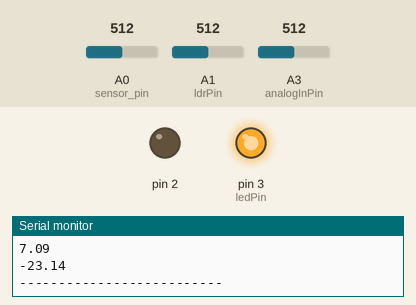
Recording of a sketch running on a simulated Arduino Uno, built with avr-gcc and run on an emulated ATmega328P. On the bench: output pins drawn as LEDs (lit = HIGH), the last lines printed to the serial monitor. The test bench sets the inputs (shaded band); at power-on: A1 (ldrPin) = 512, A0 (sensor_pin) = 512, A3 (analogInPin) = 512.

Above: at 1.2 s.
1.3 s: A1 (ldrPin) set to 211
3.2 s: A1 (ldrPin) set to 184
At 5.2 s:
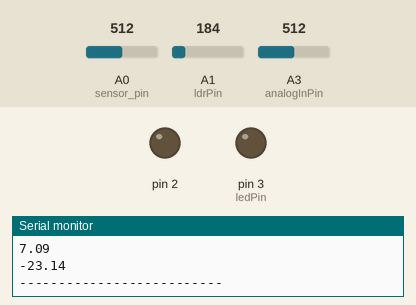
5.5 s: A0 (sensor_pin) set to 452
7.2 s: A0 (sensor_pin) set to 428
At 8.7 s:
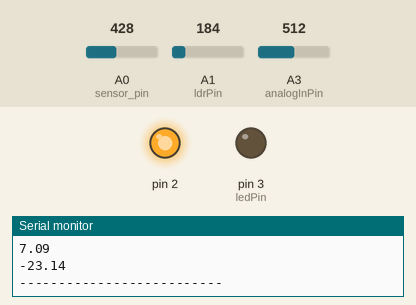
9.5 s: A1 (ldrPin) set to 210
At 10.5 s:
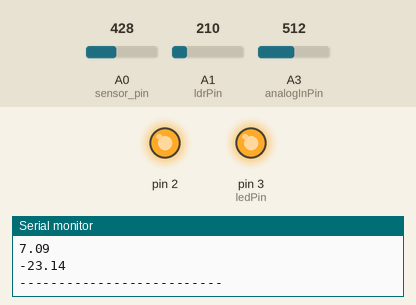
11.5 s: A1 (ldrPin) set to 190
At 13.4 s:
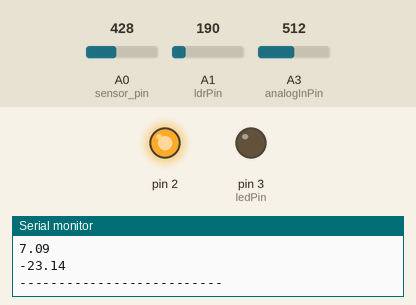
Timing chart, 0 to 14.5 s (numbered marks = the images above; inputs shaded):
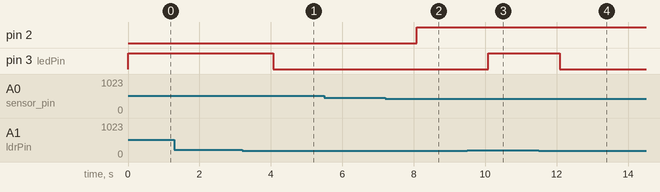

The sketch:

mpca.ino
```cpp
const int analogInPin = A3;
int sensorValue = 0;
unsigned long int avgValue;
float b;
int buf[10],temp;

int sensor_pin = A0;
int output_value;

int val;
int tempPin = 3;

const int ledPin = 3;
const int ldrPin = A1;

void setup() {
  pinMode(2, OUTPUT);

  pinMode(ledPin, OUTPUT);
  pinMode(3, OUTPUT);

  pinMode(ldrPin, INPUT);
  pinMode(A1, INPUT);

  Serial.begin(9600);
  Serial.println("Reading From the Sensors ...");
  Serial.println("--------------------------");
}

void loop() {

  //soil moisture sensor
  output_value= analogRead(sensor_pin);
  output_value = map(output_value,550,0,0,100);
  Serial.println(output_value);
  if (output_value > 20){
  digitalWrite(2, HIGH);
  }
  else{
  digitalWrite(2, LOW);
  }

  //LDR sensor
  int ldrStatus = analogRead(ldrPin);
  if (ldrStatus <= 200) {
  digitalWrite(ledPin, LOW);
  Serial.println("Bad Intensity");
  } else {
  digitalWrite(ledPin, HIGH);
  Serial.println("Good Intensity");
  }

  //pH Sensor
  for(int i=0;i<10;i++)
  {
  buf[i]=analogRead(analogInPin);
  }
  for(int i=0;i<9;i++)
  {
  for(int j=i+1;j<10;j++)
  {
  if(buf[i]>buf[j])
  {
  temp=buf[i];
  buf[i]=buf[j];
  buf[j]=temp;
  }
  }
  }
  avgValue=0;
  for(int i=2;i<8;i++)
  avgValue+=buf[i];
  float pHVol=(float)avgValue*5.0/1024/6;
  float phValue = -5.70 * pHVol + 21.34;
  Serial.println(phValue);

  //temperature Sensor
  val = analogRead(tempPin);
  float cel = ((val * 4.88) / 10) - 273;
  Serial.print(cel);
  Serial.println();

  Serial.println("--------------------------");
  delay(1000);
}
```

Measured:
- the behaviour switches between 201 and 200 on A1 (ldrPin) (found by bisection; images 0 and 1)
- the behaviour switches between 435 and 434 on A0 (sensor_pin) (found by bisection; images 1 and 2)
- after the input at 3.2 s, pin 3 (ledPin): HIGH → LOW after 0.87 s
- after the input at 7.2 s, pin 2: LOW → HIGH after 0.88 s
- after the input at 9.5 s, pin 3 (ledPin): LOW → HIGH after 0.58 s
- after the input at 11.5 s, pin 3 (ledPin): HIGH → LOW after 0.59 s
